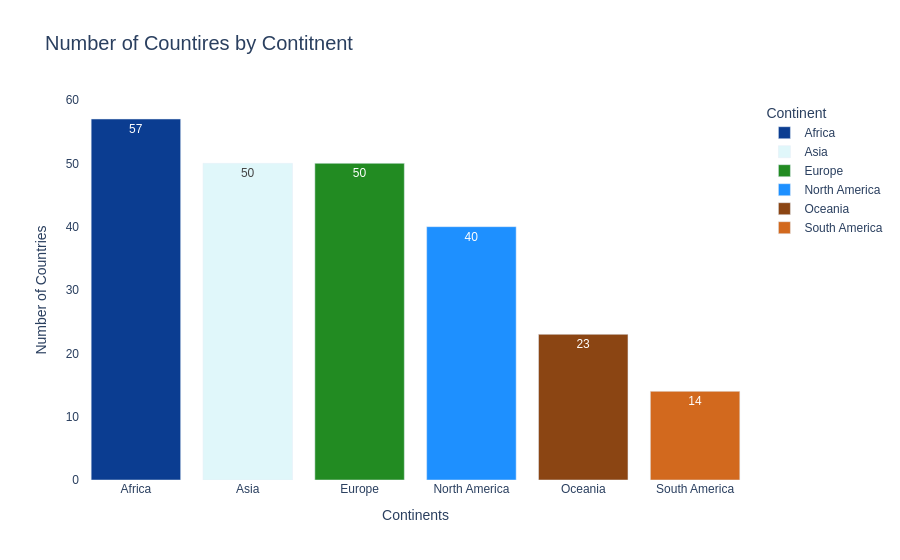

Source (notebook cell):
### Code cell
fig.show()

### Figure 1 — Plotly figure (JSON) as saved in the notebook; plotly's stock layout.template omitted (floating-point values rounded to 4 significant figures)
{"data": [{"hovertemplate": "Continent=%{x}<br>count=%{text}<extra></extra>", "legendgroup": "Africa", "marker": {"color": "#0b3d91", "pattern": {"shape": ""}}, "name": "Africa", "orientation": "v", "showlegend": true, "text": [57.0], "textposition": "auto", "type": "bar", "x": ["Africa"], "xaxis": "x", "y": [57], "yaxis": "y"}, {"hovertemplate": "Continent=%{x}<br>count=%{text}<extra></extra>", "legendgroup": "Asia", "marker": {"color": "#e0f7fa", "pattern": {"shape": ""}}, "name": "Asia", "orientation": "v", "showlegend": true, "text": [50.0], "textposition": "auto", "type": "bar", "x": ["Asia"], "xaxis": "x", "y": [50], "yaxis": "y"}, {"hovertemplate": "Continent=%{x}<br>count=%{text}<extra></extra>", "legendgroup": "Europe", "marker": {"color": "#228b22", "pattern": {"shape": ""}}, "name": "Europe", "orientation": "v", "showlegend": true, "text": [50.0], "textposition": "auto", "type": "bar", "x": ["Europe"], "xaxis": "x", "y": [50], "yaxis": "y"}, {"hovertemplate": "Continent=%{x}<br>count=%{text}<extra></extra>", "legendgroup": "North America", "marker": {"color": "#1e90ff", "pattern": {"shape": ""}}, "name": "North America", "orientation": "v", "showlegend": true, "text": [40.0], "textposition": "auto", "type": "bar", "x": ["North America"], "xaxis": "x", "y": [40], "yaxis": "y"}, {"hovertemplate": "Continent=%{x}<br>count=%{text}<extra></extra>", "legendgroup": "Oceania", "marker": {"color": "#8B4513", "pattern": {"shape": ""}}, "name": "Oceania", "orientation": "v", "showlegend": true, "text": [23.0], "textposition": "auto", "type": "bar", "x": ["Oceania"], "xaxis": "x", "y": [23], "yaxis": "y"}, {"hovertemplate": "Continent=%{x}<br>count=%{text}<extra></extra>", "legendgroup": "South America", "marker": {"color": "#D2691E", "pattern": {"shape": ""}}, "name": "South America", "orientation": "v", "showlegend": true, "text": [14.0], "textposition": "auto", "type": "bar", "x": ["South America"], "xaxis": "x", "y": [14], "yaxis": "y"}], "layout": {"barmode": "relative", "font": {"family": "Arial"}, "legend": {"title": {"text": "Continent"}, "tracegroupgap": 0}, "plot_bgcolor": "rgba(0,0,0,0)", "title": {"font": {"size": 20}, "text": "Number of Countires by Contitnent"}, "xaxis": {"anchor": "y", "categoryarray": ["Africa", "Asia", "Europe", "North America", "Oceania", "South America"], "categoryorder": "array", "domain": [0, 1], "title": {"text": "Continents"}}, "yaxis": {"anchor": "x", "domain": [0, 1], "title": {"text": "Number of Countries"}}}}
